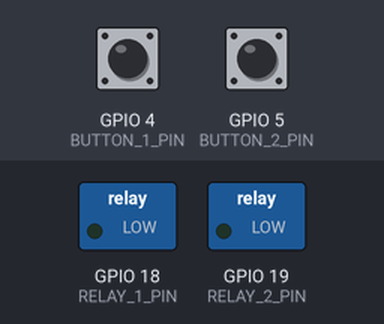
Recording of a sketch running on a simulated ESP32. Shown: switched loads named in the sketch (green lamp = pin HIGH). The test bench sets the inputs (shaded band); at power-on: GPIO 4 (BUTTON_1_PIN) HIGH, GPIO 5 (BUTTON_2_PIN) HIGH. WiFi joins after 1.5 s; servers stay silent unless stated; uploads are accepted with an empty reply; what the sketch prints to the serial monitor is not drawn.

Above: at 1.2 s.
1.3 s: GPIO 4 (BUTTON_1_PIN) pulled LOW for 0.15 s
At 1.42 s:
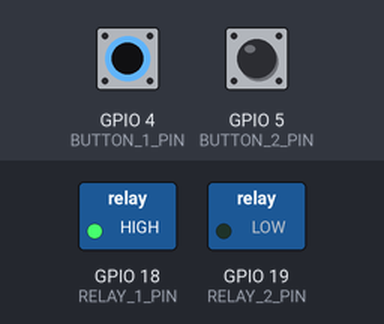
3.0 s: GPIO 5 (BUTTON_2_PIN) pulled LOW for 0.15 s
At 3.12 s:
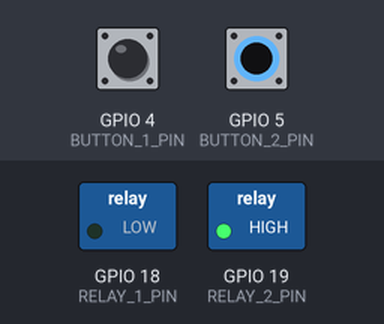
4.7 s: GPIO 5 (BUTTON_2_PIN) pulled LOW for 3.2 s
At 9.1 s:
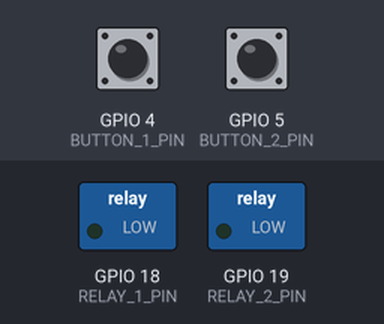
9.4 s: GPIO 4 (BUTTON_1_PIN) pulled LOW for 3.2 s
At 10.3 s:
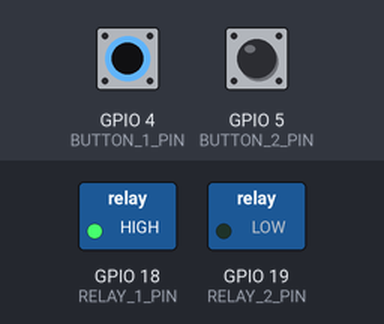
14.1 s: GPIO 4 (BUTTON_1_PIN) driven LOW and GPIO 5 (BUTTON_2_PIN) driven LOW
At 15.1 s:
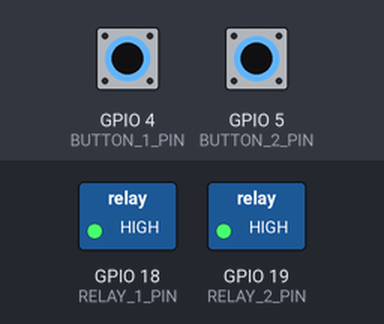
Timing chart, 0 to 16.6 s (numbered marks = the images above; inputs shaded):
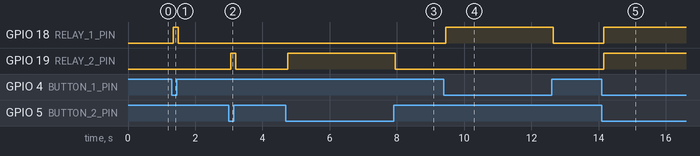

The sketch:

ESP32_Relay_Online_HTTPS.ino
```cpp
/*
 * ===================================================================
 *  BOTEK IoT CONSOLE - ESP32 DUAL-CORE ONLINE FIRMWARE (FREERTOS)
 * ===================================================================
 *  SOLUSI 0-DELAY ULTIMATE:
 *   - Core 1 (Hardware): Menangani sakelar fisik & relay GPIO 18/19 (0 MILIDETIK / INSTAN)
 *   - Core 0 (Network): Menangani HTTPS POST/GET ke Cloudflare di background
 *
 *  Hardware tidak akan pernah terhambat oleh lag internet/HTTPS!
 * ===================================================================
 */

#include <WiFi.h>
#include <HTTPClient.h>
#include <WiFiClientSecure.h>
#include <ArduinoJson.h>

// ===================================================================
// 1. KONFIGURASI WIFI & SERVER BOTEK ONLINE
// ===================================================================
const char* WIFI_SSID     = "Drt.net";       // SSID WiFi Anda
const char* WIFI_PASSWORD = "112345678888";  // Password WiFi Anda

const char* DEVICE_CODE   = "ESP32_ROOM_01";
const String SERVER_URL   = "https://iot.botek.my.id";

// ===================================================================
// 2. KONFIGURASI PIN HARDWARE ESP32
// ===================================================================
const int RELAY_1_PIN  = 18; // Output Relay 1
const int RELAY_2_PIN  = 19; // Output Relay 2

const int BUTTON_1_PIN = 4;  // Input Sakelar Switch 1 (Ke GND)
const int BUTTON_2_PIN = 5;  // Input Sakelar Switch 2 (Ke GND)

const bool IS_ACTIVE_LOW = false;

// Status Relay lokal (Volatile agar aman diakses 2 Core)
volatile bool relay1State = false;
volatile bool relay2State = false;

// Flags untuk mengirim data ke server di background
volatile bool pendingSyncRelay1 = false;
volatile bool pendingSyncRelay2 = false;

// Debounce Sakelar Switch 1
int lastBtn1Reading = HIGH;
int btn1State = HIGH;
unsigned long lastDebounceTime1 = 0;

// Debounce Sakelar Switch 2
int lastBtn2Reading = HIGH;
int btn2State = HIGH;
unsigned long lastDebounceTime2 = 0;

const unsigned long DEBOUNCE_DELAY = 50;

// Task Handle untuk Core 0
TaskHandle_t NetworkTaskHandle;

// Function Set State Hardware Relay (Instant)
void setRelayHardware(int pin, bool turnOn) {
  if (IS_ACTIVE_LOW) {
    digitalWrite(pin, turnOn ? LOW : HIGH);
  } else {
    digitalWrite(pin, turnOn ? HIGH : LOW);
  }
}

// Function Sync Status Relay dari ESP32 ke Server (HTTPS POST - Berjalan di Core 0)
void syncRelayToServer(const char* sensorName, bool isOn) {
  if (WiFi.status() != WL_CONNECTED) return;

  WiFiClientSecure client;
  client.setInsecure();

  HTTPClient http;
  String url = SERVER_URL + "/api/device/" + String(DEVICE_CODE) + "/sensor";

  if (http.begin(client, url)) {
    http.setReuse(true);
    http.setTimeout(1500);
    http.addHeader("Content-Type", "application/json");

    StaticJsonDocument<128> doc;
    doc["sensor_name"] = sensorName;
    doc["value"]       = isOn ? "ON" : "OFF";

    String jsonPayload;
    serializeJson(doc, jsonPayload);

    int httpCode = http.POST(jsonPayload);
    if (httpCode > 0) {
      Serial.printf("🌐 [BACKGROUND SYNC] %s -> %s (HTTP %d)\n", sensorName, isOn ? "ON" : "OFF", httpCode);
    }
    http.end();
  }
}

// Function Polling Status Relay dari Server (HTTPS GET - Berjalan di Core 0)
void fetchRelayStatusFromServer() {
  if (WiFi.status() != WL_CONNECTED) return;

  WiFiClientSecure client;
  client.setInsecure();

  HTTPClient http;
  String url = SERVER_URL + "/api/device/" + String(DEVICE_CODE) + "/controls";

  if (http.begin(client, url)) {
    http.setReuse(true);
    http.setTimeout(1500);
    int httpCode = http.GET();
    if (httpCode == HTTP_CODE_OK) {
      String payload = http.getString();

      StaticJsonDocument<1024> doc;
      DeserializationError error = deserializeJson(doc, payload);

      if (!error && doc.is<JsonArray>()) {
        JsonArray array = doc.as<JsonArray>();
        for (JsonObject item : array) {
          const char* name = item["control_name"];
          const char* statusStr = item["status"];
          bool isOn = (String(statusStr).equalsIgnoreCase("ON") || String(statusStr) == "1");

          if (String(name) == "Relay 1" && isOn != relay1State && !pendingSyncRelay1) {
            relay1State = isOn;
            setRelayHardware(RELAY_1_PIN, relay1State);
            Serial.printf("🔘 [WEB UPDATE] Relay 1 -> %s\n", relay1State ? "ON" : "OFF");
          }
          else if (String(name) == "Relay 2" && isOn != relay2State && !pendingSyncRelay2) {
            relay2State = isOn;
            setRelayHardware(RELAY_2_PIN, relay2State);
            Serial.printf("🔘 [WEB UPDATE] Relay 2 -> %s\n", relay2State ? "ON" : "OFF");
          }
        }
      }
    }
    http.end();
  }
}

// ===================================================================
// TASK NETWORK & INTERNET (BERJALAN INDEPENDEN DI CORE 0)
// ===================================================================
void networkTaskLoop(void * pvParameters) {
  // Connect WiFi di Core 0
  Serial.printf("\n[CORE 0] Menghubungkan ke WiFi: %s ", WIFI_SSID);
  WiFi.begin(WIFI_SSID, WIFI_PASSWORD);
  while (WiFi.status() != WL_CONNECTED) {
    vTaskDelay(400 / portTICK_PERIOD_MS);
    Serial.print(".");
  }
  Serial.println("\n✅ [CORE 0] WiFi Terhubung ke Internet!");

  unsigned long lastPollTime = 0;

  for (;;) {
    // 1. Cek apakah ada antrean sync dari sakelar fisik
    if (pendingSyncRelay1) {
      syncRelayToServer("Relay 1", relay1State);
      pendingSyncRelay1 = false;
    }
    if (pendingSyncRelay2) {
      syncRelayToServer("Relay 2", relay2State);
      pendingSyncRelay2 = false;
    }

    // 2. Polling status dari website setiap 1 detik
    unsigned long now = millis();
    if (now - lastPollTime >= 1000) {
      lastPollTime = now;
      fetchRelayStatusFromServer();
    }

    vTaskDelay(50 / portTICK_PERIOD_MS); // Give time to watchdog
  }
}

// ===================================================================
// HARDWARE & SAKELAR FISIK (BERJALAN DI CORE 1 / MAIN LOOP)
// ===================================================================
void handlePhysicalButtons() {
  // 1. SAKELAR SWITCH 1 (RELAY 1)
  int reading1 = digitalRead(BUTTON_1_PIN);
  if (reading1 != lastBtn1Reading) {
    lastDebounceTime1 = millis();
  }
  if ((millis() - lastDebounceTime1) > DEBOUNCE_DELAY) {
    if (reading1 != btn1State) {
      btn1State = reading1;

      // CETLEK RELAY INSTAN TANPA WAIT NETWORK (0 MILIDETIK)
      relay1State = !relay1State;
      setRelayHardware(RELAY_1_PIN, relay1State);
      Serial.printf("⚡ [INSTANT HARDWARE] Relay 1 -> %s\n", relay1State ? "ON" : "OFF");

      // Beritahu Core 0 untuk sync ke web di background
      pendingSyncRelay1 = true;
    }
  }
  lastBtn1Reading = reading1;

  // 2. SAKELAR SWITCH 2 (RELAY 2)
  int reading2 = digitalRead(BUTTON_2_PIN);
  if (reading2 != lastBtn2Reading) {
    lastDebounceTime2 = millis();
  }
  if ((millis() - lastDebounceTime2) > DEBOUNCE_DELAY) {
    if (reading2 != btn2State) {
      btn2State = reading2;

      // CETLEK RELAY INSTAN TANPA WAIT NETWORK (0 MILIDETIK)
      relay2State = !relay2State;
      setRelayHardware(RELAY_2_PIN, relay2State);
      Serial.printf("⚡ [INSTANT HARDWARE] Relay 2 -> %s\n", relay2State ? "ON" : "OFF");

      // Beritahu Core 0 untuk sync ke web di background
      pendingSyncRelay2 = true;
    }
  }
  lastBtn2Reading = reading2;
}

void setup() {
  Serial.begin(115200);

  // Setup Hardware Output & Input
  pinMode(RELAY_1_PIN, OUTPUT);
  pinMode(RELAY_2_PIN, OUTPUT);
  setRelayHardware(RELAY_1_PIN, relay1State);
  setRelayHardware(RELAY_2_PIN, relay2State);

  pinMode(BUTTON_1_PIN, INPUT_PULLUP);
  pinMode(BUTTON_2_PIN, INPUT_PULLUP);

  // BUAT TASK NETWORK DI CORE 0 (Supaya urusan internet terpisah total dari hardware)
  xTaskCreatePinnedToCore(
    networkTaskLoop,     /* Task function. */
    "NetworkTask",       /* name of task. */
    10000,               /* Stack size of task */
    NULL,                /* parameter of the task */
    1,                   /* priority of the task */
    &NetworkTaskHandle,  /* Task handle to keep track of created task */
    0                    /* pin task to core 0 */
  );

  Serial.println("✅ Core 1 (Hardware) & Core 0 (Network) Aktif!");
}

void loop() {
  // Core 1 murni menangani sakelar fisik & relay (SEKETIKA / 0-DELAY)
  handlePhysicalButtons();
  delay(1); // Small delay to yield
}
```

Measured:
- after the input at 1.3 s, GPIO 18 (RELAY_1_PIN): LOW → HIGH after 0.05 s, → LOW 0.15 s later
- after the input at 3.0 s, GPIO 19 (RELAY_2_PIN): LOW → HIGH after 0.05 s, → LOW 0.15 s later
- after the input at 4.7 s, GPIO 19 (RELAY_2_PIN): LOW → HIGH after 0.05 s, → LOW 3.2 s later
- after the input at 9.4 s, GPIO 18 (RELAY_1_PIN): LOW → HIGH after 0.05 s, → LOW 3.2 s later
- after the input at 14.1 s, GPIO 18 (RELAY_1_PIN), GPIO 19 (RELAY_2_PIN): LOW → HIGH after 0.05 s
